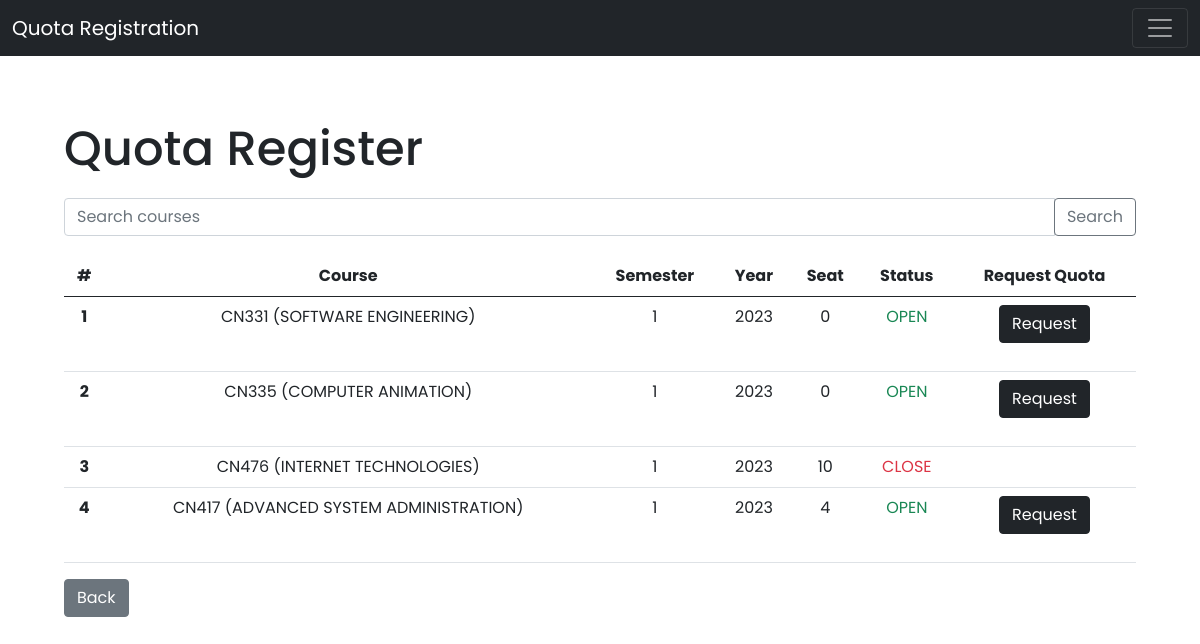
Page /courses/register/ (signed in) on the committed database.
### courses/models.py (models this page shows, shortened)
class Course(models.Model):
    course_id = models.CharField(max_length=10, unique=True)
    course_name = models.CharField(max_length=60, unique=True)
    semester = models.IntegerField()
    year = models.IntegerField()
    seat = models.IntegerField()
    course_open = models.BooleanField(default=True)

### courses/views.py (the view)
# urls.py: path('register/', views.register, name='register'),
def register(request):
    search_query = request.GET.get('search', '')
    courses = Course.objects.filter(course_name__icontains=search_query) | Course.objects.filter(course_id__icontains=search_query)
    context = { 'courses': courses }
    if not request.user.is_authenticated:
        return HttpResponseRedirect(reverse('login'))
    return render(request, 'courses/register.html', context)

### courses/templates/courses/register.html (shortened to what this page needs)
{% extends 'students/layout.html' %}
{% block body %}
<div class="register-body">
    <h2>Quota Register</h2>
    <form method="get" action="{% url 'register' %}">
        <div class="input-group mb-3">
            <input type="text" class="form-control" name="search" placeholder="Search courses">
            <div class="input-group-append">
                <button class="btn btn-outline-secondary" type="submit">Search</button>
            </div>
        </div>
    </form>
    <table class="table table-hover">
        <thead>
            <tr>
                <th scope="col">#</th>
                <th scope="col">Course</th>
                <th scope="col">Semester</th>
                <th scope="col">Year</th>
                <th scope="col">Seat</th>
                <th scope="col">Status</th>
                <th scope="col">Request Quota</th>
            </tr>
        </thead>
        <tbody>
            {% for course in courses %}
            <tr>
                <th scope="row">{{ forloop.counter }}</th>
                <td>{{ course.course_id }} ({{ course.course_name }})</td>
                <td>{{ course.semester }}</td>
                <td>{{ course.year }}</td>
                <td>{{ course.seat }}</td>
                {% if course.course_open %}
                <td class="text-success">OPEN</td>
                {% else %}
                <td class="text-danger">CLOSE</td>
                {% endif %}
                <td>
                    {% if course.course_open %}
                    <form method="post" action="{% url 'request_quota' course.id %}">
                        <button class="btn btn-dark register-button" type="submit">Request</button>
                    </form>
                    {% endif %}
                </td>
            </tr>
            {% endfor %}
        </tbody>
    </table>
    <a class="btn btn-secondary" href="{% url 'home' %}">Back</a>
</div>
{% endblock %}

### students/static/students/style.css (style rules this page uses)
* { font-family: 'Poppins', sans-serif; }
h2 { font-size: 48px; }
table { text-align: center; max-width: 100%; }
.register-body { display: block; justify-content: center; margin: 4rem; }
.register-body h2 { margin-bottom: 20px; }
.register-body form { margin-bottom: 20px; }

### rows in the picture
Course: course_id "CN331", course_name "SOFTWARE ENGINEERING", semester "1", year "2023", seat "0", course_open "OPEN"
Course: course_id "CN335", course_name "COMPUTER ANIMATION", semester "1", year "2023", seat "0", course_open "OPEN"
Course: course_id "CN476", course_name "INTERNET TECHNOLOGIES", semester "1", year "2023", seat "10", course_open "CLOSE"
Course: course_id "CN417", course_name "ADVANCED SYSTEM ADMINISTRATION", semester "1", year "2023", seat "4", course_open "OPEN"
